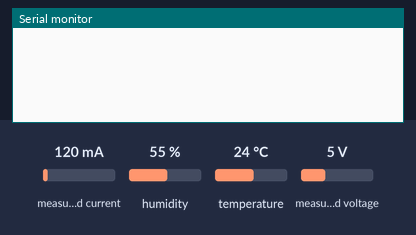
Recording of a sketch running on a simulated ESP8266 (NodeMCU). Shown: the last lines printed to the serial monitor. Inputs (shaded band) come from the test bench; at power-on: measured current 120 mA, humidity 55 %, temperature 24 °C, measured voltage 5 V. WiFi joins after 1.5 s; servers stay silent unless stated.

Above: at 3.0 s.
3.1 s: measured current set to 40 mA
At 4.7 s:
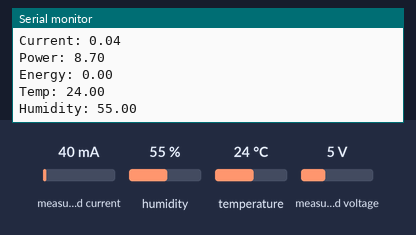
5.3 s: humidity set to 22 %
6.8 s: temperature set to 12 °C
At 8.2 s:
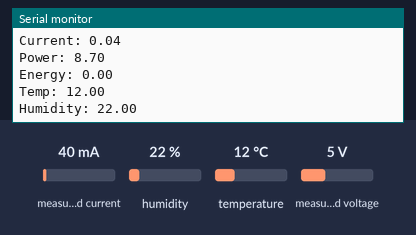
8.3 s: measured voltage set to 0.3 V
9.8 s: measured current set to 500 mA
11.3 s: humidity set to 40 %
At 13.3 s:
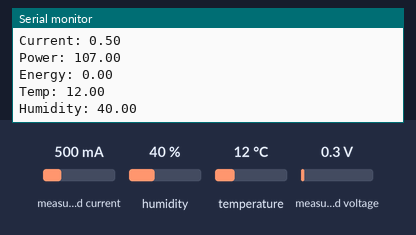
Timing chart, 0 to 13.8 s (numbered marks = the images above; inputs shaded):
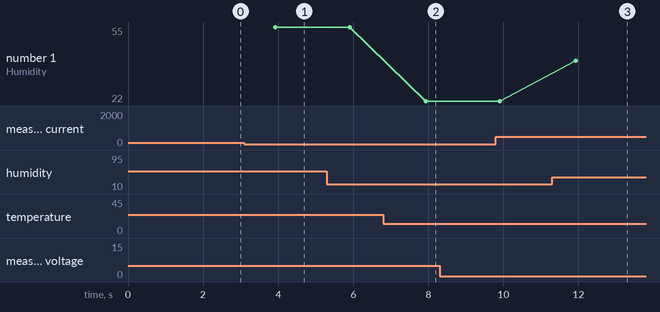

The sketch:

MVP_Code_.ino
```cpp
#define BLYNK_TEMPLATE_ID "YOUR_TEMPLATE_ID"
#define BLYNK_TEMPLATE_NAME "ElectricalMonitor"
#define BLYNK_AUTH_TOKEN "YOUR_BLYNK_AUTH"

#include <ESP8266WiFi.h>
#include <BlynkSimpleEsp8266.h>
#include <PZEM004Tv30.h>
#include <DHT.h>
#include <SoftwareSerial.h>

char ssid[] = "YOUR_WIFI";
char pass[] = "YOUR_PASS";

// DHT Setup
#define DHTPIN D2
#define DHTTYPE DHT11
DHT dht(DHTPIN, DHTTYPE);

// PZEM Setup
SoftwareSerial pzemSW(D6, D5);  // RX, TX
PZEM004Tv30 pzem(pzemSW);

BlynkTimer timer;

void sendData() {

  // PZEM readings
  float voltage = pzem.voltage();
  float current = pzem.current();
  float power   = pzem.power();
  float energy  = pzem.energy();
  float frequency = pzem.frequency();
  float pf = pzem.pf();

  // DHT readings
  float temperature = dht.readTemperature();
  float humidity = dht.readHumidity();

  // Send to Blynk (Virtual Pins)
  Blynk.virtualWrite(V0, voltage);
  Blynk.virtualWrite(V1, current);
  Blynk.virtualWrite(V2, power);
  Blynk.virtualWrite(V3, energy);
  Blynk.virtualWrite(V4, temperature);
  Blynk.virtualWrite(V5, humidity);

  // Serial Monitor
  Serial.println("------ Sensor Data ------");
  Serial.print("Voltage: "); Serial.println(voltage);
  Serial.print("Current: "); Serial.println(current);
  Serial.print("Power: "); Serial.println(power);
  Serial.print("Energy: "); Serial.println(energy);
  Serial.print("Temp: "); Serial.println(temperature);
  Serial.print("Humidity: "); Serial.println(humidity);
}

void setup() {
  Serial.begin(9600);
  dht.begin();

  Blynk.begin(BLYNK_AUTH_TOKEN, ssid, pass);

  timer.setInterval(2000L, sendData);  // Send every 2 sec
}

void loop() {
  Blynk.run();
  timer.run();
}
```

Measured:
- after the input at 3.1 s, the serial monitor: prints a new line after 0.79 s (image 1)
- after the input at 6.8 s, the serial monitor: prints a new line after 1.1 s (image 2)
- after the input at 11.3 s, the serial monitor: prints a new line after 0.63 s (image 3)
- plotted number 1: 22 → 40 after the input at 11.3 s
